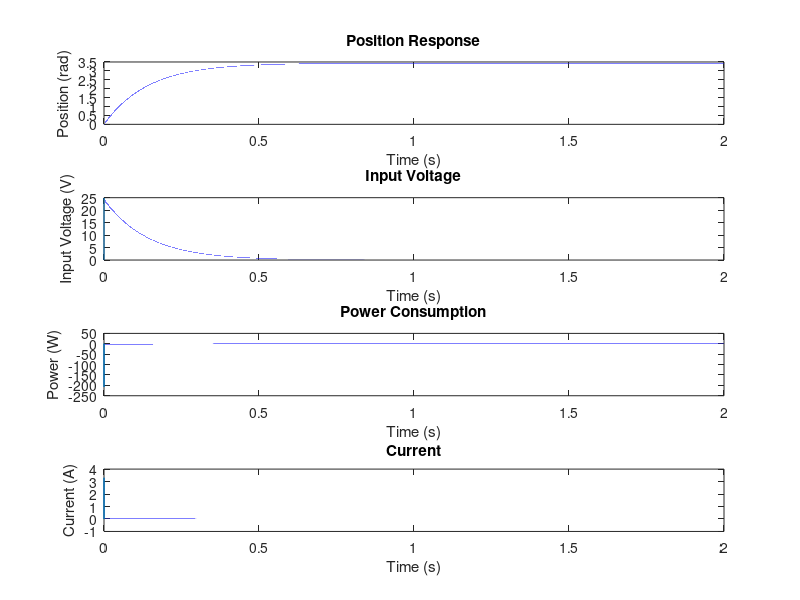

Write MATLAB code to recreate this figure. (Note: this script raises an error after producing the figure.)
% DC Motor Parameters
J = 2.28e-7;    % kg.m^2
B = 5.09e-5;    % Nm.s/rad
L = 0.411e-3;   % H
R = 6.23;       % Ohm
K_t = 17.8e-3;  % Nm/A
K_e = 17.8e-3;  % V/(rad/s)

% State-space matrices including position
A = [0 1 0;
    0 -B/J K_t/J;
    0 -K_e/L -R/L];
B = [0; 0; 1/L];
C = [1 0 0];  % Control position (theta) as output
D = 0;

% Create state-space model
sys = ss(A, B, C, D);

%Ref Gain
K_r = 22;

% LQR Design
Q = diag([5000, 100, 1]);  % State cost matrix [position; velocity; current]
R = 10;  % Input cost

% Compute LQR Optimal Gains
K = lqr(A, B, Q, R); 

% Closed-loop system
sys_loop = ss((A - B*K), B*K_r, C, D);

% Simulation parameters
t = 0:0.00001:2;  % Time vector
r = ones(size(t)) * 200 * pi/180;  % Step input 

% Simulate
[y, t, x] = lsim(sys_loop, r, t);

% Calculate power consumption
I = x(:,3);  % Current
V = -K*x';   % Voltage also control input
P = V .* I'; % Power consumption over time

figure;
subplot(4,1,1);
plot(t, y);
xlabel("Time (s)");
ylabel("Position (rad)");
title("Position Response");

subplot(4,1,2);
plot(t, x(:,2));
xlabel("Time (s)");
ylabel("Input Voltage (V)");
title("Input Voltage");

subplot(4,1,3);
plot(t, P);
xlabel("Time (s)");
ylabel("Power (W)");
title("Power Consumption");

subplot(4,1,4);
plot(t, I);
xlabel("Time (s)");
ylabel("Current (A)");
title("Current");

% Settling time
settling_time = stepinfo(y, t, "SettlingTimeThreshold", 0.02);
settling_time_value = settling_time.SettlingTime;

% Rise time
rise_time = settling_time.RiseTime;

% Steady-state error
steady_state_error = abs(r(end) - y(end));

% Overshoot
overshoot = settling_time.Overshoot;

% Display the results
fprintf("Settling Time: %.4f s\n", settling_time_value);
fprintf("Rise Time: %.4f s\n", rise_time);
fprintf("Steady-State Error: %.4f rad\n", steady_state_error);
fprintf("Overshoot: %.2f%%\n", overshoot);